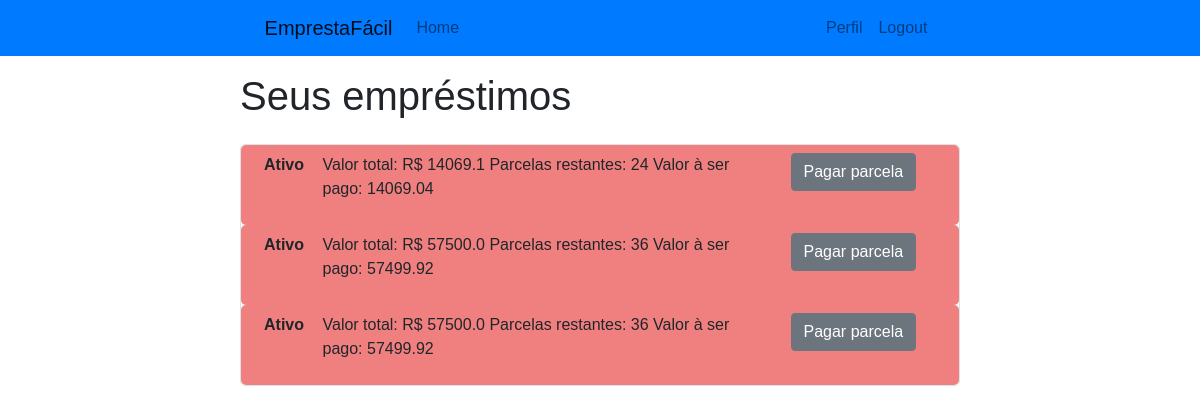
Before: /perfil/emprestimos (signed in) with the older database file.
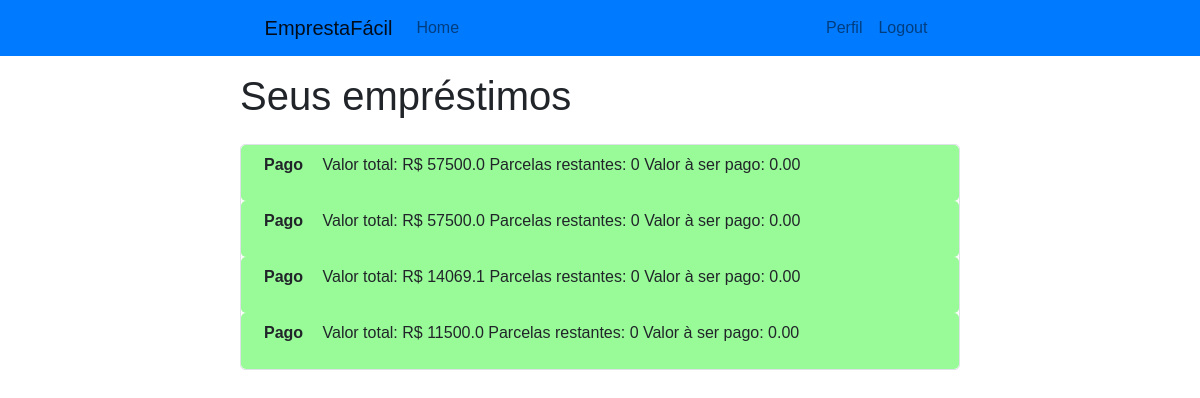
After: the same page with the newer database file.
### FlaskEmprestimo/models.py (models this page shows)
class Emprestimo(db.Model):
    id = db.Column(db.Integer, primary_key=True)
    valor = db.Column(db.Float, nullable=False)
    parcelas = db.Column(db.Integer, nullable=False)
    valor_parcela = db.Column(db.Float, nullable=False)
    parcelas_restantes = db.Column(db.Integer, nullable=False)
    ativo = db.Column(db.Boolean)
    id_usuario = db.Column(db.Integer, db.ForeignKey('usuario.id'), nullable=False)
    def __repr__(self):
        return f"""Valor total: R$ {self.valor}
Parcelas restantes: {self.parcelas_restantes}
Valor à ser pago: {self.valor_parcela * self.parcelas_restantes:.2f}"""

### FlaskEmprestimo/routes.py (the view)
@app.route('/perfil/emprestimos')
@login_required
def detalhes_emprestimos():
    emprestimos = Emprestimo.query.filter_by(beneficiado=current_user).order_by(Emprestimo.parcelas_restantes)
    return render_template('detalhes_emprestimos.html',title='Detalhes', emprestimos=emprestimos)

### FlaskEmprestimo/models.py (called while the page is built)
@login_manager.user_loader
def load_user(user_id):
    return Usuario.query.get(int(user_id))

### FlaskEmprestimo/templates/detalhes_emprestimos.html
{% extends 'base.html' %}
{% block conteudo %}
{% if current_user.emprestimos %}
<h1 class="mb-4">Seus empréstimos</h1>
<div class="border">
    {% for emprestimo in emprestimos %}
    {% if emprestimo.ativo %}
    <form method="POST" action="{{ url_for('pagar_emprestimo', emprestimo_id=emprestimo.id) }}">
        <div class="container">
            <div class="p-2 row text-black" style="background-color: lightcoral; border-radius: 5px;">
                <div class="col-1">
                    <b>Ativo</b>
                </div>
                <div class="col-8">
                    <p>{{ emprestimo }}</p>
                </div>
                <div class="col-2 align-left">
                    <input type="submit" name="submit_btn" value="Pagar parcela" class="btn btn-secondary">
                </div>
            </div>
        </div>
    </form>
    {% else %}
    <div class="container">
        <div class="p-2 row text-black" style="background-color:palegreen; border-radius: 5px;">
            <div class="col-1">
                <b>Pago</b>
            </div>
            <div class="col-9">
                <p>{{ emprestimo }}</p>
            </div>
        </div>
    </div>
    {% endif %}
    {% endfor %}
</div>
{% else %}
<h1>Você não possui empréstimos</h1>
{% endif %}
{% endblock %}

### FlaskEmprestimo/templates/base.html (shortened to what this page needs)
<!DOCTYPE html>
<html lang="en">
<head>
    <link rel="stylesheet" href="{{ url_for('static', filename='css/main.css') }}">
    <link rel="stylesheet" href="https://maxcdn.bootstrapcdn.com/bootstrap/4.0.0/css/bootstrap.min.css">
    </head>
<body>
    <nav class="navbar navbar-expand-lg navbar-light text-white bg-primary">
        <div class="content container-fluid">
            <div class="collapse navbar-collapse" id="navbarNav">
                <ul class="navbar-nav">
                    <li class="nav-item active">
                        <a class="navbar-brand" href="{{ url_for('index') }}">EmprestaFácil</a>
                    </li>
                    <li class="nav-item">
                        <a class="nav-link" href="{{ url_for('index') }}">Home</a>
                    </li>
                </ul>
                <ul class="navbar-nav ml-auto">
                    {% if current_user.is_authenticated %}
                    <li class="nav-item">
                        <a class="nav-link" href="{{ url_for('perfil') }}">Perfil</a>
                    </li>
                    <li class="nav-item">
                        <a class="nav-link" href="{{ url_for('logout') }}">Logout</a>
                    </li>
                    {% endif %}
                </ul>
            </div>
        </div>
    </nav>
    <div class="content mt-3">
        {% block conteudo %} {% endblock %}
    </div>
</body>
</html>

### FlaskEmprestimo/static/css/main.css (style rules this page uses)
body { font-family: sans-serif; }
div.content { font-family: sans-serif; margin-left: 20%; margin-right: 20%; }
div.border { border: 1px solid gray; border-radius: 5px; background-color: rgb(252, 252, 252); }

Changed rows visible on the page:
changed Emprestimo (number 1 of 4 on the later page): valor+parcelas_restantes+valor_parcela "Valor total: R$ 57500.0 Parcelas restantes: 36 Valor à ser pago: 57499.92" → "Valor total: R$ 57500.0 Parcelas restantes: 0 Valor à ser pago: 0.00"; submit_btn "Pagar parcela" → (not shown); ativo "Ativo" → "Pago"
changed Emprestimo (number 2 of 4 on the later page): valor+parcelas_restantes+valor_parcela "Valor total: R$ 57500.0 Parcelas restantes: 36 Valor à ser pago: 57499.92" → "Valor total: R$ 57500.0 Parcelas restantes: 0 Valor à ser pago: 0.00"; submit_btn "Pagar parcela" → (not shown); ativo "Ativo" → "Pago"
changed Emprestimo: valor+parcelas_restantes+valor_parcela "Valor total: R$ 14069.1 Parcelas restantes: 24 Valor à ser pago: 14069.04" → "Valor total: R$ 14069.1 Parcelas restantes: 0 Valor à ser pago: 0.00"; submit_btn "Pagar parcela" → (not shown); ativo "Ativo" → "Pago"; moves down the list
added Emprestimo: valor+parcelas_restantes+valor_parcela "Valor total: R$ 11500.0 Parcelas restantes: 0 Valor à ser pago: 0.00"
